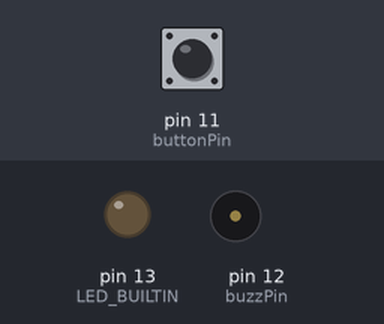
Simulated run of this sketch. Board: Arduino Uno, built with avr-gcc and run on an emulated ATmega328P. Parts: output pins drawn as LEDs (lit = HIGH), buzzer (waves = sounding, pin HIGH). The test bench sets the inputs (shaded band); at power-on: pin 11 (buttonPin) LOW.

Above: at 1.2 s.
1.3 s: pin 11 (buttonPin) pulled HIGH for 0.15 s
At 1.9 s:
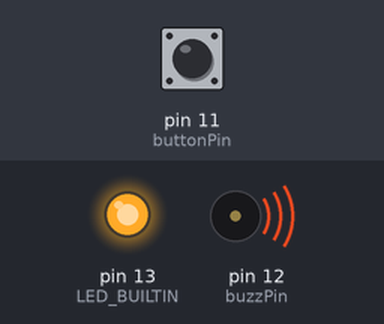
2.9 s: pin 11 (buttonPin) pulled HIGH for 1 s
At 4.3 s:
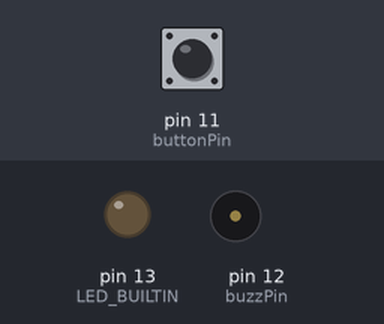
5.4 s: pin 11 (buttonPin) pulled HIGH for 3.2 s
At 6.2 s:
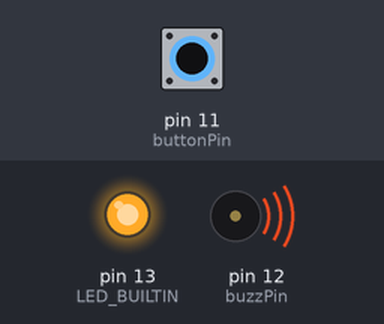
Timing chart, 0 to 8.4 s (numbered marks = the images above; inputs shaded):
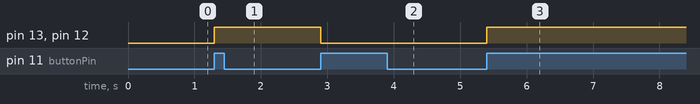

The sketch:

Trail002.ino
```cpp
/*
IF Used ************ PUSH BUTTON **************

External PullDown Resistor

              (Dx) o/p = 0     Connect to Arduino Gnd
                |                |  if connected to
   ______/ _____|____R10K________|  external power supply
  |                              |
  |                              |
  |                              |
  |_________ + 5V -______________|
   Arduino Power/ External Power

*/


int buttonPin = 11;
int currBtnState ;
int prevBtnState ;
int buzzPin = 12;

int toggleState = 0;  //step 0

void buttonControlPullDown()
{
  currBtnState = digitalRead(buttonPin); // step 1
  if(prevBtnState == 0 && currBtnState == 1) // step 2
  {
    toggleState = 1 - toggleState; // step 2.1
    digitalWrite(LED_BUILTIN,toggleState);
    digitalWrite(buzzPin,toggleState);
  }
  prevBtnState = currBtnState; // step 3
  //delay(50); // step 4
}

void setup()
{
  pinMode(buttonPin,INPUT);// remove comments if using extenal resistots (external pullup or external pulldown)
  pinMode(LED_BUILTIN,OUTPUT);
  pinMode(buzzPin,OUTPUT);
  currBtnState = 0;
  prevBtnState = 0;
  Serial.begin(9600);

}

void loop()
{
  buttonControlPullDown();
}
```

Measured:
- after the input at 1.3 s, pin 13 (LED_BUILTIN), pin 12 (buzzPin): LOW → HIGH at once
- after the input at 2.9 s, pin 13 (LED_BUILTIN), pin 12 (buzzPin): HIGH → LOW at once
- after the input at 5.4 s, pin 13 (LED_BUILTIN), pin 12 (buzzPin): LOW → HIGH at once
